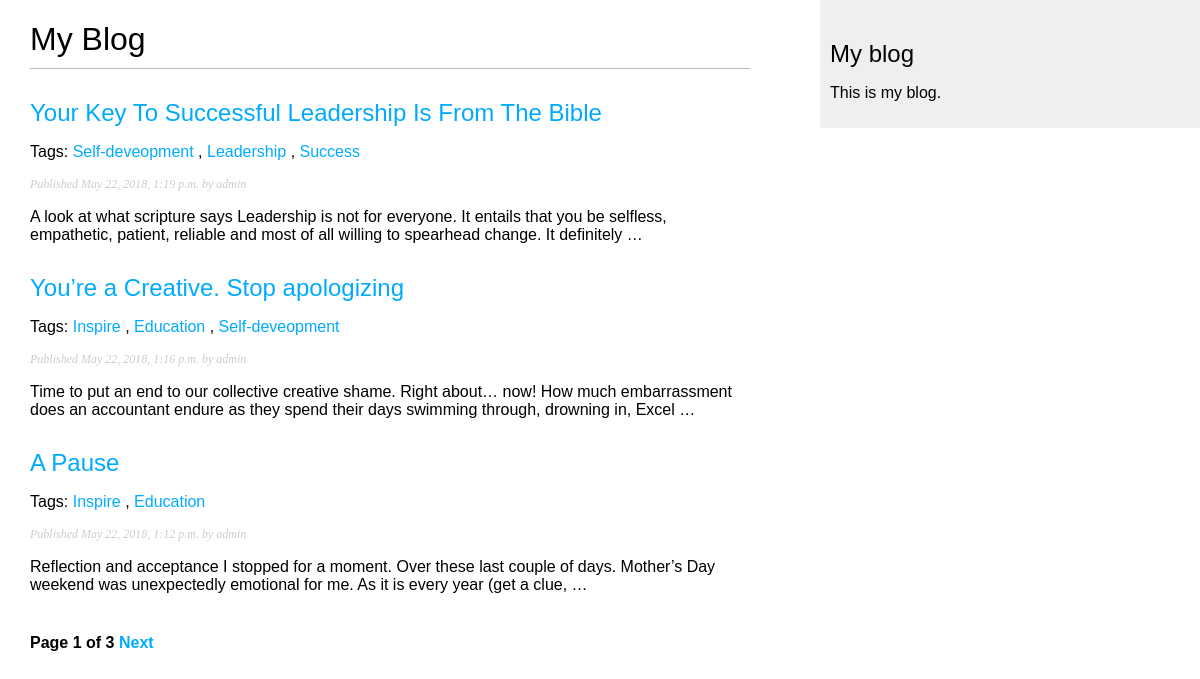
Screenshot of /blog/ with the database file from the repository.
### blog/models.py (models this page shows, shortened)
class Post(models.Model):
    STATUS_CHOICES = (
        ('draft', 'Draft'),
        ('published', 'Published'),
    )
    title = models.CharField(max_length=250)
    slug = models.SlugField(max_length=250, unique_for_date='publish')
    author = models.ForeignKey(User, related_name='blog_post')
    body = models.TextField()
    publish = models.DateTimeField(default=timezone.now)
    created = models.DateTimeField(auto_now_add=True)
    updated = models.DateTimeField(auto_now=True)
    status = models.CharField(max_length=10, choices=STATUS_CHOICES, default='draft')
    class Meta:
        ordering = ('-publish',)
    objects = models.Manager()    # The default manager.
    published = PublishedManager() # Our custom manager.
    tags = TaggableManager() # Tags manager
    def get_absolute_url(self):
        return reverse('blog:post_detail',
                        args=[self.publish.year,
                                self.publish.strftime('%m'),
                                self.publish.strftime('%d'),
                                self.slug])

### blog/views.py (the view)
# urls.py: url(r'^tag/(?P<tag_slug>[-\w]+)/$', views.post_list, name='post_list_by_tag'),
def post_list(request, tag_slug=None):
    object_list = Post.published.all()
    tag = None
    if tag_slug:
        tag = get_object_or_404(Tag, slug=tag_slug)
        object_list = object_list.filter(tags__in=[tag])
    paginator = Paginator(object_list, 3) # 3 posts in each page
    page = request.GET.get('page')
    try:
        posts = paginator.page(page)
    except PageNotAnInteger:
        posts = paginator.page(1)
    except EmptyPage:
        posts = paginator.page(paginator.num_pages)
    return render(request, 'blog/post/list.html', {'page': page, 'posts': posts, 'tag': tag})

### blog/models.py (called while the page is built)
    def get_queryset(self):
        return super(PublishedManager, self).get_queryset().filter(status='published')

### blog/templates/blog/post/list.html (shortened to what this page needs)
{% extends "blog/base.html" %}
{% block content %}
    <h1>My Blog</h1>
    {% for post in posts %}
    <h2>
        <a href="{{ post.get_absolute_url }}">{{ post.title }}</a>
    </h2>
    <p class="tags">Tags:
        {% for tag in post.tags.all %}
            <a href="{% url "blog:post_list_by_tag" tag.slug %}">{{ tag.name }}</a>
            {% if not forloop.last %}, {% endif %}
        {% endfor %}
    </p>
    <p class="date">Published {{ post.publish }} by {{ post.author }}</p>
    {{ post.body|truncatewords:30|linebreaks }}
    {% endfor %}
    {% include "pagination.html" with page=posts %}
{% endblock %}

### blog/templates/blog/base.html (shortened to what this page needs)
{% load staticfiles %}
<!DOCTYPE html>
<html>
<head>
    <link href="{% static "css/blog.css" %}" rel="stylesheet">
</head>
<body>
    <div id="content">
        {% block content %}
        {% endblock %}
    </div>
    <div id="sidebar">
        <h2>My blog</h2>
        <p>This is my blog.</p>
    </div>
</body>
</html>

### blog/templates/pagination.html (shortened to what this page needs)
<div class="pagination">
    <span class="step-links">
        <span class="current">
            Page {{ page.number }} of {{ page.paginator.num_pages }}
        </span>
        {% if page.has_next %}
            <a href="?page={{ page.next_page_number}}">Next</a>
        {% endif %}
    </span>
</div>

### blog/static/css/blog.css (style rules this page uses)
body { margin:0; padding:0; font-family:helvetica, sans-serif; }
a { color:#00abff; text-decoration:none; }
h1 { font-weight:normal; border-bottom:1px solid #bbb; padding:0 0 10px 0; }
h2 { font-weight:normal; margin:30px 0 0; }
#content { float:left; width:60%; padding:0 0 0 30px; }
#sidebar { float:right; width:30%; padding:10px; background:#efefef; height:100%; }
p.date { color:#ccc; font-family: georgia, serif; font-size: 12px; font-style: italic; }
.pagination { margin:40px 0; font-weight:bold; }

### rows the page displays
Post: title "Your Key To Successful Leadership Is From The Bible", publish "May 22, 2018, 1:19 p.m.", author "admin", body "A look at what scripture says Leadership is not for everyone. It entails that you be selfless, empathetic, patient, reliable and most of all willing to spearhead change. It definitely …"
Tag: name "Self-deveopment"
Tag: name "Leadership"
Tag: name "Success"
Post: title "You’re a Creative. Stop apologizing", publish "May 22, 2018, 1:16 p.m.", author "admin", body "Time to put an end to our collective creative shame. Right about… now! How much embarrassment does an accountant endure as they spend their days swimming through, drowning in, Excel …"
Tag: name "Inspire"
Tag: name "Education"
Post: title "A Pause", publish "May 22, 2018, 1:12 p.m.", author "admin", body "Reflection and acceptance I stopped for a moment. Over these last couple of days. Mother’s Day weekend was unexpectedly emotional for me. As it is every year (get a clue, …"

### other values shown
{{ page.number }} "1"
{{ page.paginator.num_pages }} "3"
